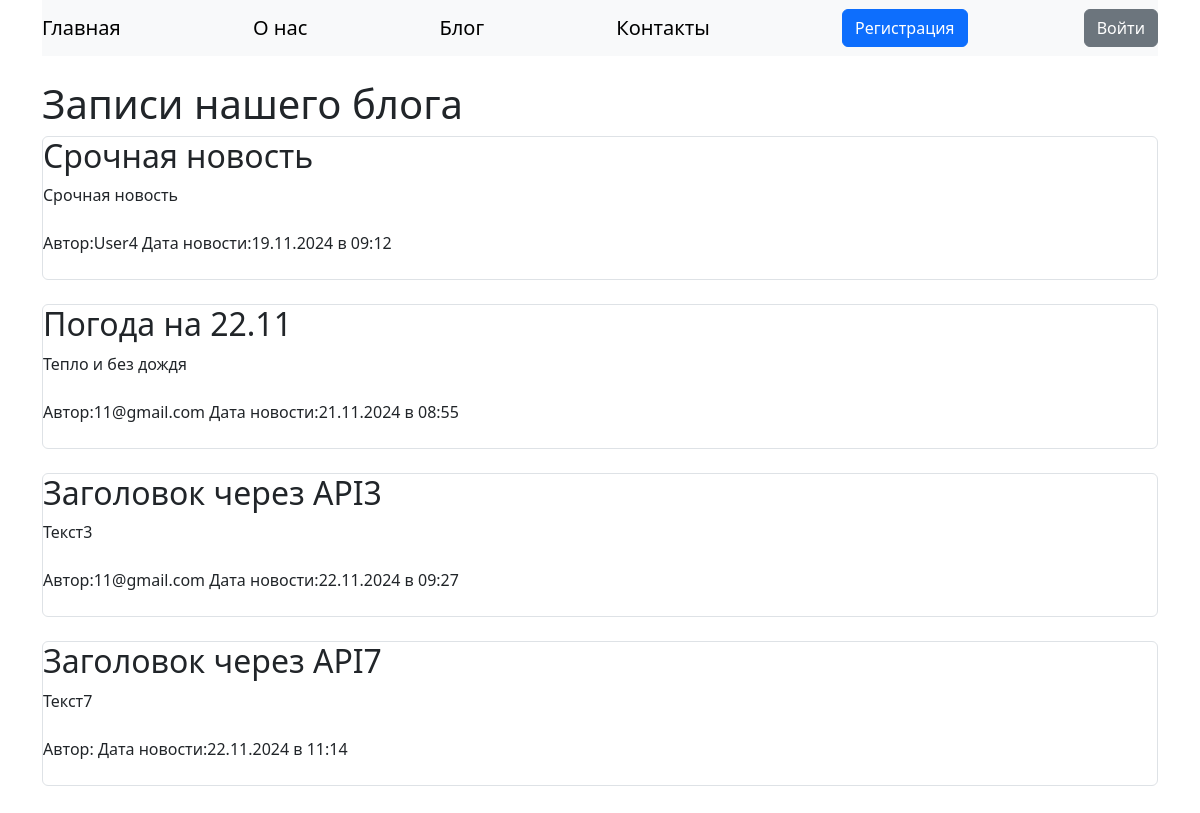
Page /blog on the committed database.
### data/news.py (models this page shows, shortened)
class News(SqlAlchemyBase, SerializerMixin):
    __tablename__='news'
    id = sqlalchemy.Column(sqlalchemy.Integer, primary_key=True, autoincrement=True)
    title = sqlalchemy.Column(sqlalchemy.String, nullable=True)
    content = sqlalchemy.Column(sqlalchemy.String, nullable=True)
    created_date = sqlalchemy.Column(sqlalchemy.DateTime, default=datetime.datetime.now())
    is_private=sqlalchemy.Column(sqlalchemy.Boolean, default=True)
    user_id = sqlalchemy.Column(sqlalchemy.Integer, sqlalchemy.ForeignKey("users.id"))
    user = orm.relationship('User')

### data/users.py (models this page shows, shortened)
class User(SqlAlchemyBase, UserMixin, SerializerMixin):
    __tablename__ = 'users'
    id = sqlalchemy.Column(sqlalchemy.Integer, primary_key=True, autoincrement=True)
    name = sqlalchemy.Column(sqlalchemy.String, nullable=True)
    about = sqlalchemy.Column(sqlalchemy.String, nullable=True)
    email = sqlalchemy.Column(sqlalchemy.String, index=True, unique=True, nullable=True)
    hashed_password = sqlalchemy.Column(sqlalchemy.String, nullable=True)
    level = sqlalchemy.Column(sqlalchemy.Integer, default=1)
    created_date = sqlalchemy.Column(sqlalchemy.DateTime, default=datetime.datetime.now())
    news = orm.relationship("News", back_populates='user')

### main.py (the view)
@app.route('/blog')
def blog():
    db_sess = db_session.create_session()
    news = db_sess.query(News).filter(News.is_private != True)
    return render_template('blog.html', title='Новости', news=news)

### data/db_session.py (called while the page is built)
def create_session() -> Session:
    global __factory
    return __factory()

### templates/blog.html (shortened to what this page needs)
{% extends "base.html" %}
{% block content %}
<br>
<h1>Записи нашего блога</h1>
{% for item in news %}
<div class="col border rounded">
        <h2>{{ item.title }}</h2>
            <div>
                {{ item.content }}
            </div><br>
            <div>
              Автор:{{ item.user.name }}
              Дата новости:{{ item.created_date.strftime('%d.%m.%Y в %H:%M') }}
            </div><br>
</div><br>
    {% endfor %}
{% endblock %}

### templates/base.html (shortened to what this page needs)
<!DOCTYPE html>
<html lang="ru">
<head>
    <link href="https://cdn.jsdelivr.net/npm/bootstrap@5.3.3/dist/css/bootstrap.min.css" rel="stylesheet"
>
    <link rel="stylesheet" href="static/css/style.css">
</head>
<body>
<div class="container">
    <header>
    <nav class="navbar navbar-light bg-light">
        <a href="/" class="navbar-brand">Главная</a>
        <a href="/aboutus" class="navbar-brand">О нас</a>
        <a href="/blog" class="navbar-brand">Блог</a>
        <a href="/contacts" class="navbar-brand">Контакты</a>
        {% if current_user.is_authenticated %}
        <a href="/logout" title="Нажмите, чтобы выйти" class="btn btn-danger">{{ current_user.name }}
        </a>
        {% else %}
        <a class="btn btn-primary" href="/register">Регистрация</a>
        <a class="btn btn-secondary "href="/login">Войти</a>
        {% endif%}
    </nav>
    </header>
    <main>
         {% block content %}{% endblock %}
    </main>
</div>
</body>
</html>

### static/css/style.css (style rules this page uses)
section, header, nav, article, aside, footer, main { display: block; }

### rows in the picture
News: title "Срочная новость", content "Срочная новость", user.name "User4", created_date "19.11.2024 в 09:12"
News: title "Погода на 22.11", content "Тепло и без дождя", user.name "11@gmail.com", created_date "21.11.2024 в 08:55"
News: title "Заголовок через API3", content "Текст3", user.name "11@gmail.com", created_date "22.11.2024 в 09:27"
News: title "Заголовок через API7", content "Текст7", created_date "22.11.2024 в 11:14"
